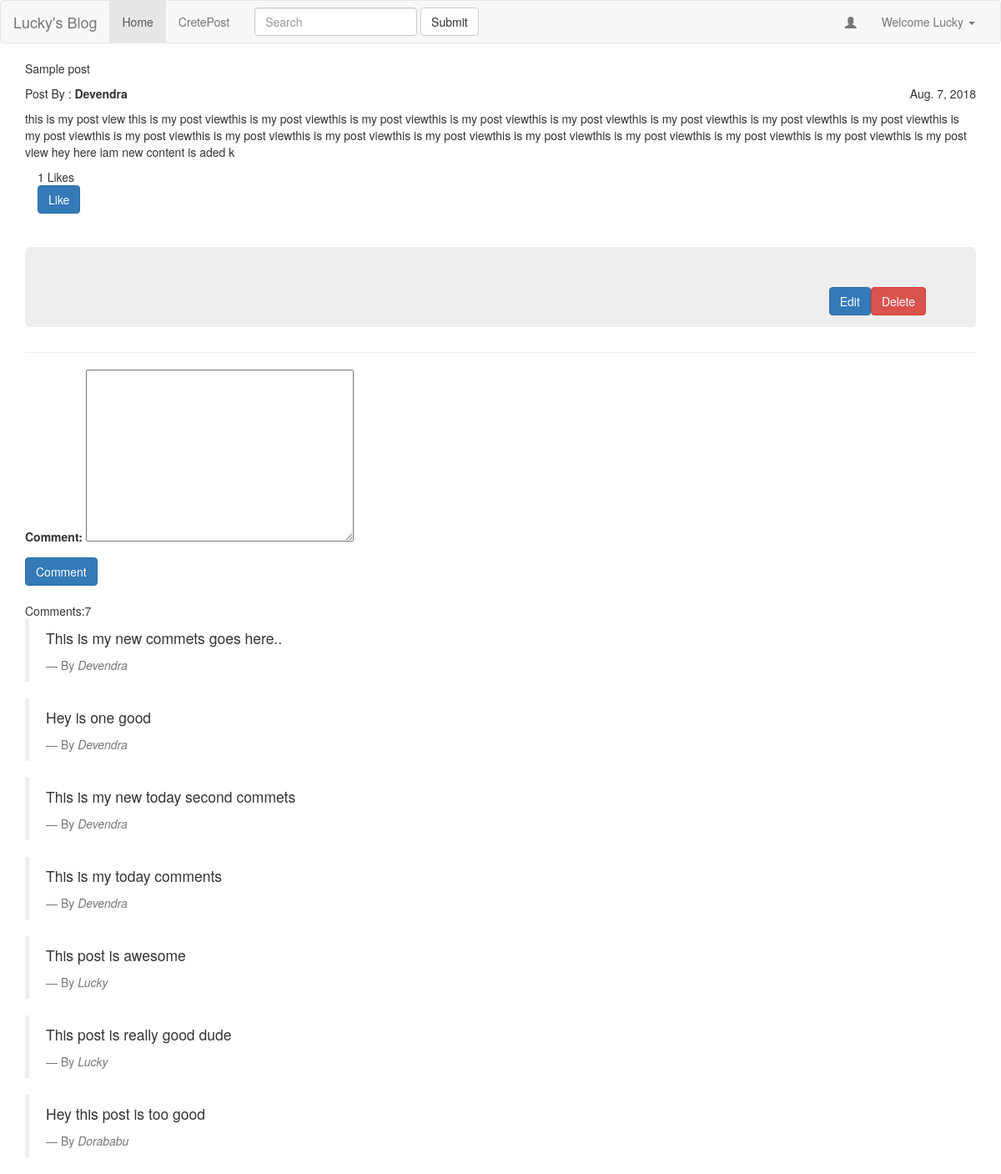
/blog/post/16/ (signed in), run on the app's committed database.
### blog/models.py (models this page shows, shortened)
class Post(models.Model):
    title        =  models.CharField(max_length=256)
    authour      =  models.ForeignKey(User,on_delete=models.CASCADE)
    likes        =  models.ManyToManyField(User,related_name = "likes",blank=True)
    content      =  models.TextField()
    created      =  models.DateField(auto_now_add=True)
    updated      =  models.DateField(auto_now=True)
    status       =  models.CharField(max_length=10,choices=STATUS_CHOICE,default='draft')
    def likes_count(self):
        return self.likes.count()

class Comments(models.Model):
    post = models.ForeignKey(Post,on_delete=models.CASCADE)
    user = models.ForeignKey(User,on_delete=models.CASCADE)
    comment = models.TextField()

### blog/views.py (the view, shortened to what this page needs)
# urls.py: url(r'^post/(?P<id>\d+)/$',views.Post_Detail_View,name='details'),
def Post_Detail_View(request,id):
    post    = get_object_or_404(Post,id=id)
    is_liked = False
    if post.likes.filter(id=request.user.id).exists():
        is_liked = True
    comments = Comments.objects.filter(post=post).order_by('-id')
    form = CommentForm()
    context = {
        'post':post,
        'is_liked':is_liked,
        'likes_count':post.likes_count(),
        'comments':comments,
        'form' : form
    }
    if request.is_ajax():
        html = render_to_string('blog/comments.html',context,request=request)
        return JsonResponse({'form':html})
    return render(request,'blog/post_details.html',context)

### blog/forms.py
class CommentForm(forms.ModelForm):
    class Meta:
        model = Comments
        fields = ('comment',)

### templates/blog/post_details.html
{% extends 'blog/base.html' %}
{% block body %}
<div class="container">
	<p>{{ post.title|capfirst }}</p>
	<p>
		Post By : <strong>{{ post.authour|capfirst }}</strong>
		<span style="float:right;">{{ post.created }}</span>
	</p>
	<p>{{ post.content }}</p>
	<div id="like-section">
	{% include 'blog/like_section.html' %}
	</div>
	<br><br>
	{% if user.is_authenticated %}
	<div class="jumbotron">
	<a href="{% url 'delete' id=post.id %}" class="btn btn-danger" style="float: right;" id="delete">Delete</a>
	<a href="{% url 'edit' id=post.id %}" class="btn btn-primary" style="float: right;">Edit</a>
	{% endif %}
	</div><hr/>
	<div class="main-comments">
		{% include 'blog/comments.html' %}
	</div>
</div>
{% endblock%}

### templates/blog/base.html (shortened to what this page needs)
<!DOCTYPE html>
<html>
<head>
</head>
<body>
<nav class="navbar navbar-default">
  <div class="container-fluid">
    <div class="navbar-header">
      <a class="navbar-brand" href="#">Lucky's Blog</a>
    </div>
    <div class="collapse navbar-collapse" id="bs-example-navbar-collapse-1">
      <ul class="nav navbar-nav">
        <li class="active"><a href="{% url 'posts'%}">Home <span class="sr-only">(current)</span></a></li>
        <li><a href="{% url 'Create' %}">CretePost</a></li>
      </ul>
      <form class="navbar-form navbar-left">
        <div class="form-group">
          <input type="text" class="form-control" placeholder="Search">
        </div>
        <button type="submit" class="btn btn-default">Submit</button>
      </form>
      {% if user.is_authenticated %}
      <ul class="nav navbar-nav navbar-right">
        <li><a class="glyphicon glyphicon-user"></a></li>
        <li class="dropdown">
          <a href="#" class="dropdown-toggle" data-toggle="dropdown" role="button" aria-haspopup="true" aria-expanded="false">Welcome {{request.user.username|capfirst}} <span class="caret"></span></a>
        </li>
      </ul>
     {% else %}
	 <ul class="nav navbar-nav navbar-right">
	    <li><a href="#">Register</a></li>
	    <li><a href="{% url 'login' %}">Login</a></li>
	 </ul>
     {% endif %}
    </div>
  </div>
</nav>
{% block body %}
{% endblock %}
<link rel="stylesheet" href="https://maxcdn.bootstrapcdn.com/bootstrap/3.3.7/css/bootstrap.min.css">
</body>
</html>

### templates/blog/comments.html (shortened to what this page needs)
<div id="comments-section">
<form method="POST" class="comment-form" action=".">
	{{ form.as_p }}
	{% if user.is_authenticated %}
	<input type="submit"  value="Comment" class="btn btn-primary">
	{% else %}
	<input type="submit" value="Comment" class="btn btn-primary" disabled>
	{% endif %}
</form><br>
	Comments:{{ comments.count }}
	{% for comment in comments %}
	  <blockquote class="blockquote">
	  <p class="mb-0">{{comment.comment|capfirst}}</p>
	  <footer class="blockquote-footer">By <cite title="Source Title">{{ comment.user|capfirst }}</cite></footer>
	</blockquote>
	{% endfor %}
</div>

### data on the page
Post: title "Sample post", authour "Devendra", created "Aug. 7, 2018", content "this is my post view this is my post viewthis is my post viewthis is my post viewthis is my post viewthis is my post viewthis is my post viewthis is my post viewthis is my post viewthis is my post viewthis is my post viewthis is my post viewthis is my post viewthis is my post viewthis is my post viewthis is my post viewthis is my post viewthis is my post viewthis is my post view hey here iam new content is aded k"
Comments: comment "This is my new commets goes here..", user "Devendra"
Comments: comment "Hey is one good", user "Devendra"
Comments: comment "This is my new today second commets", user "Devendra"
Comments: comment "This is my today comments", user "Devendra"
Comments: comment "This post is awesome", user "Lucky"
Comments: comment "This post is really good dude", user "Lucky"
Comments: comment "Hey this post is too good", user "Dorababu"

### other printed values
{{ request.user.username|capfirst }} "Lucky"
{{ likes_count }} "1"
{{ comments.count }} "7"
